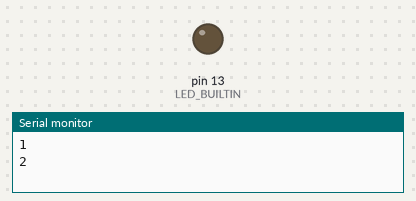
The sketch below on a simulated Arduino Uno, built with avr-gcc and run on an emulated ATmega328P. Parts: output pins drawn as LEDs (lit = HIGH), the last lines printed to the serial monitor.

Above: at 0.05 s.
At 1.8 s:
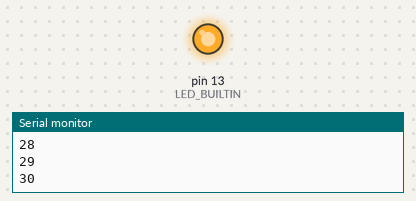
Timing chart, 0 to 4.2 s (numbered marks = the images above):
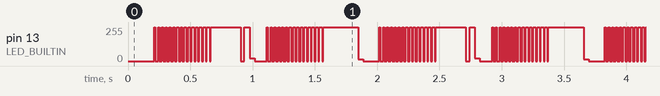

Measured:
- by itself, pin 13 (LED_BUILTIN): moves between 0/255 and 255/255, repeating every 1.8 s

The sketch:

sawtooth_waves.ino
```cpp
void setup() {
  // put your setup code here, to run once:
  pinMode(LED_BUILTIN, OUTPUT);
  Serial.begin(9600);
}

int cycle_length = 30; // Should be <= 30ms.
int cycle_speed = 1; // Should be <= cycle_length/3

int high = 0;
int low = 0;

void loop() {
  // put your main code here, to run repeatedly:
  stepper(high, low, cycle_length, cycle_speed);
  print(high);
  digitalWrite(LED_BUILTIN, HIGH);
  delay(high);
  digitalWrite(LED_BUILTIN, LOW);
  delay(low);
}

void stepper(int &high, int &low, int cycle_length, int cycle_speed) {
  if(high>=cycle_length) {// if higher than cycle_length, start going down
    high=0;
  }
  high += cycle_speed;
  low = cycle_length-high;
}

void print(int i) {
  //delay(100);
  Serial.print(i);
  Serial.print("\n");
}
```
